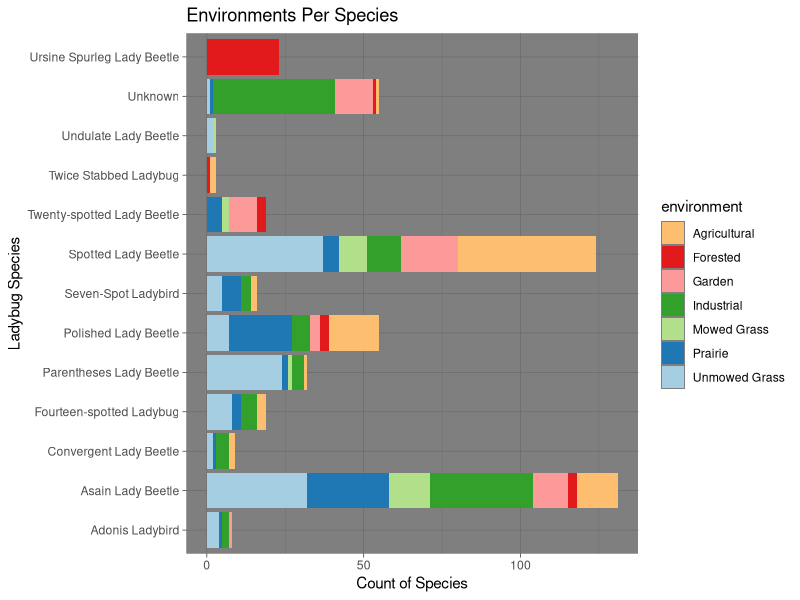
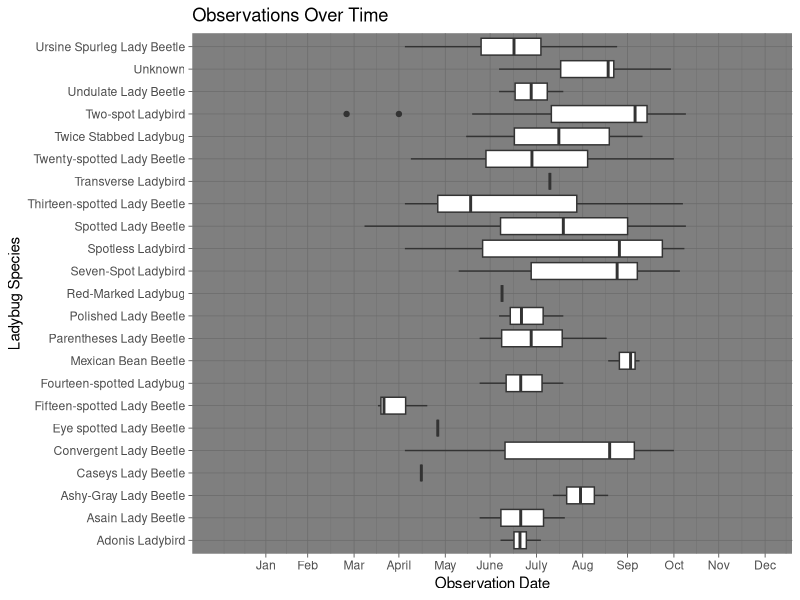
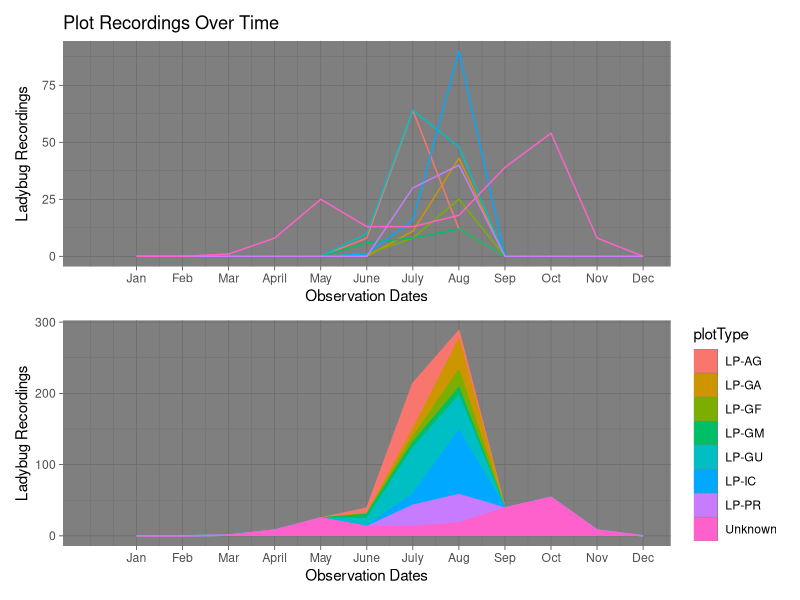

These figures' R source, in order:
library(tidyverse)
library(patchwork)
library(party)
library(magrittr)
rm(list = ls())

df_clean_ladybug_analysis <- read.csv("Data/Clean/Ladybug.csv",) %>%
  mutate(eventDate = as.Date(eventDate))
df_clean_ladybug_species_analysis <- read.csv("Data/Clean/LadybugSpecies.csv")

# Removing all possibilities of scientific notation for ticks
options(scipen = 999)

#Joining csv files
df_joined_ladybug_dataframes <- df_clean_ladybug_analysis %>%
  left_join(df_clean_ladybug_species_analysis, by =c("catalogNumber")) %>%
  mutate(plotType = ifelse(is.na(plotType), "Unknown", plotType))

# start of creating a stacked bar chart to display the proportion
# of each species that were found in the surveyed environments
df_species_plotTypes <- df_joined_ladybug_dataframes %>%
  select(commonName, plotType) %>%
  group_by(commonName, plotType) %>%
  summarise(speciesCount = length(commonName)) %>%
  #Renaming all plotTypes to what environment they are measuring
  mutate(environment = if_else(plotType == "LP-AG", "Agricultural","Unknown")) %>%
  mutate(environment = if_else(plotType == "LP-GA", "Garden",environment)) %>%
  mutate(environment = if_else(plotType == "LP-GF", "Forested",environment)) %>%
  mutate(environment = if_else(plotType == "LP-GM", "Mowed Grass",environment)) %>%
  mutate(environment = if_else(plotType == "LP-GU", "Unmowed Grass",environment)) %>%
  mutate(environment = if_else(plotType == "LP-IC", "Industrial",environment)) %>%
  mutate(environment = if_else(plotType == "LP-PR", "Prairie",environment)) %>%
  filter(plotType != "Unknown")

# bar is created with the help of
# geom_col() and ggplot() function
plotType_by_species_ggp <- (ggplot(df_species_plotTypes, aes(commonName, speciesCount, fill = environment)) +   
  geom_col(stat = "identity") +
  scale_fill_brewer(palette = "Paired", direction = -1) +
  theme_dark() +
  coord_flip() +
  labs(title = "Environments Per Species", x = "Ladybug Species", y = "Count of Species")) %T>%
  plot()

# start of boxplot which will show in what months the largest 
# proportion of a species population was found
df_species_months <- df_joined_ladybug_dataframes %>%
  select(eventDate,commonName) %>%
  group_by(commonName, eventDate) %>%
  summarise(speciesCount = length(commonName))

# boxplot is created with the help of 
# geom_boxplot() and ggplot()
species_months_ggp <- (ggplot(df_species_months, aes(commonName, lubridate::yday(x = eventDate))) +   
  geom_boxplot(stat = "boxplot", position = "dodge2") +
  scale_fill_brewer(palette = "Paired", direction = -1) +
  theme_dark() +
  scale_y_continuous(limits = c(0, 365),
                     breaks = c(31, 59, 90, 120, 151, 181, 212, 243, 273, 304, 334, 365), 
                     labels = c("Jan", "Feb", "Mar", "April", "May", "June", "July", "Aug", "Sep", "Oct", "Nov", "Dec")) +
  coord_flip() +
  labs(title = "Observations Over Time", x = "Ladybug Species", y = "Observation Date")) %T>%
  plot()

# start of line charts that will show how each environment was
# performing during the course of its use by using ggplot()
# geom_line()

df_month_placeholder <- as.data.frame(c(1:12)) %>%
  cbind(0)

colnames(df_month_placeholder) <- c('month', 'countMonth')

df_plotType_months <- as.data.frame(cbind(c("LP-AG", "LP-GA", "LP-GF","LP-GM", "LP-GU", "LP-IC", "LP-PR", "Unknown"))) %>%
  slice(rep(1:n(), each = 12)) %>%
  cbind(c(1:96)) %>%
  rename(month = "c(1:96)") %>% 
  rename(plotType = "V1") %>%
  mutate(month = 1 + as.integer(month) %% 12) %>%
  arrange(plotType, month)

# Agricultural environments activity
df_month_activity <- df_joined_ladybug_dataframes %>%
  select(plotType, eventDate) %>%
  mutate(month = lubridate::month(eventDate)) %>%
  group_by(plotType, month) %>%
  summarise(countMonth = length(eventDate))

df_plotType_months_activity <- df_plotType_months %>%
  left_join(df_month_activity, by = c("plotType", "month")) %>%
  mutate(countMonth = replace_na(countMonth, 0))

plotType_activity_line <- (ggplot(df_plotType_months_activity, aes(x = month, y = countMonth, color = plotType))  +
  geom_line(show.legend = FALSE) +
  scale_x_continuous(limits = c(0, 12),
                     breaks = c(1,2,3,4,5,6,7,8,9,10,11,12), 
                     labels = c("Jan", "Feb", "Mar", "April", "May", "June", "July", "Aug", "Sep", "Oct", "Nov", "Dec")) +
  theme_dark() +
  labs(title = "Plot Recordings Over Time", x = "Observation Dates", y = "Ladybug Recordings")) 

plotType_activity_area <- (ggplot(df_plotType_months_activity, aes(x = month, y = countMonth, color = plotType))  +
                            geom_area(aes(fill = plotType)) +
                            scale_x_continuous(limits = c(0, 12),
                                               breaks = c(1,2,3,4,5,6,7,8,9,10,11,12), 
                                               labels = c("Jan", "Feb", "Mar", "April", "May", "June", "July", "Aug", "Sep", "Oct", "Nov", "Dec")) +
                            theme_dark() +
                            labs(y = "Ladybug Recordings", x = "Observation Dates", legend = "Plot Type"))

plot(plotType_activity_line / plotType_activity_area) 


# t test to see if the plotType had an any discernible impact
# on how many ladybugs they were able to find during their studies
df_count_plotType <- df_joined_ladybug_dataframes %>%
  select(plotType) %>%
  group_by(plotType) %>%
  summarise(countPlotType = length(plotType)) %>%
  filter(plotType != "Unknown")

t.test(df_count_plotType$countPlotType)
